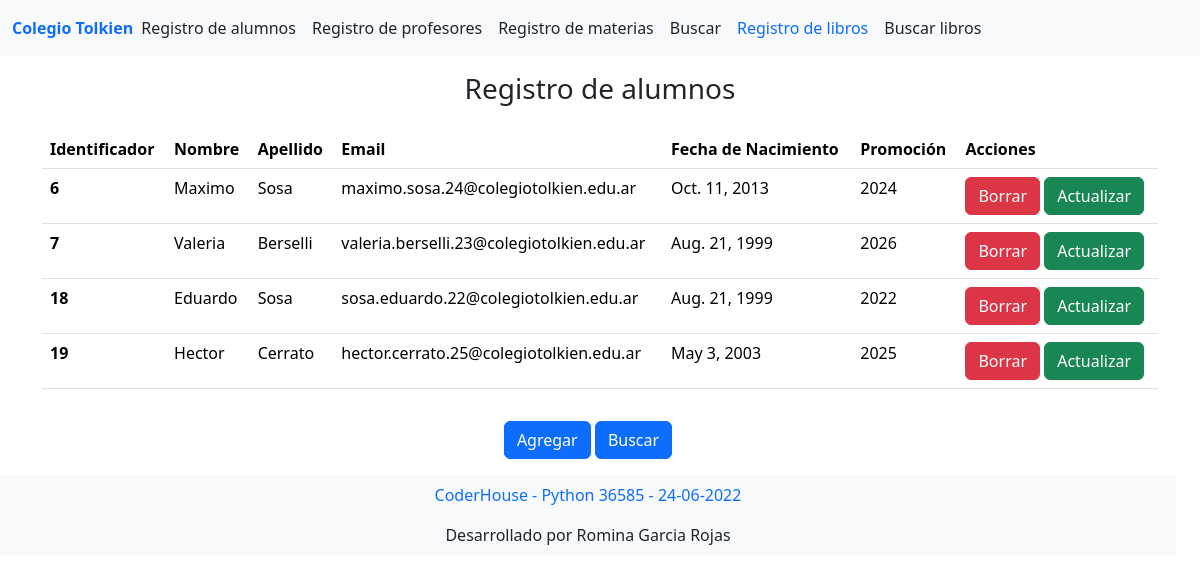
The page /registroa/ on the database as committed earlier.
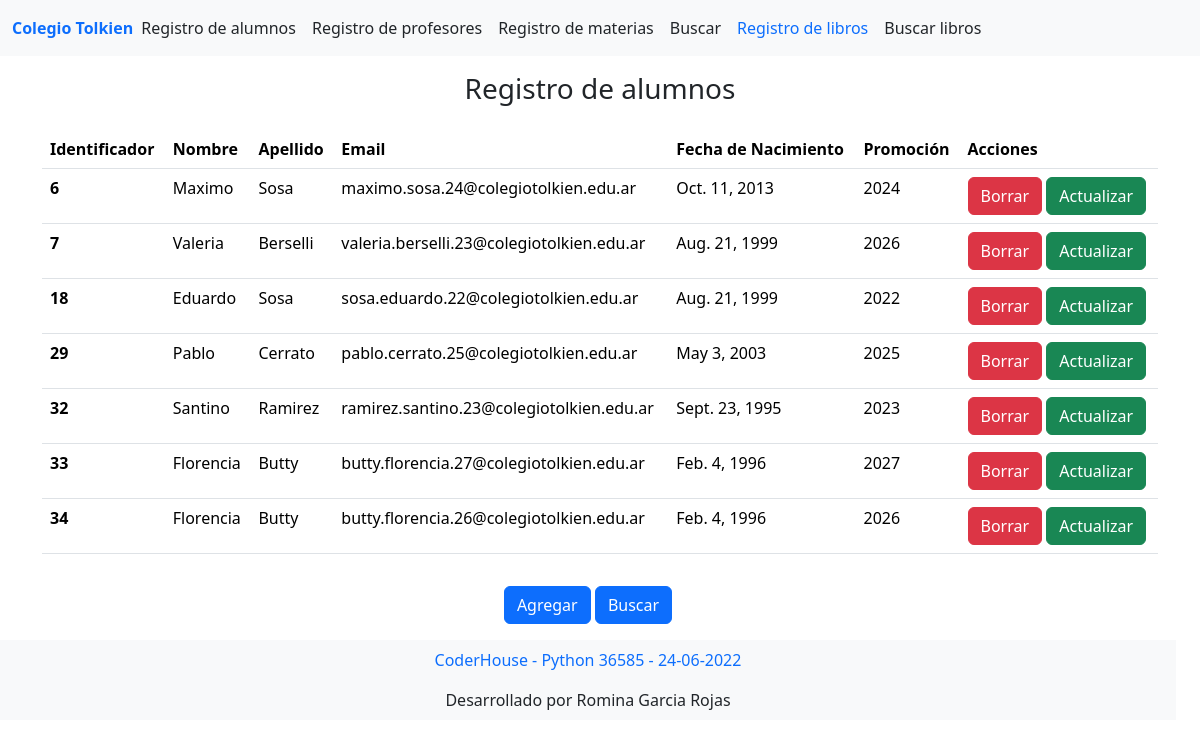
The same page on the database as committed later.
### alumnos/models.py (models this page shows)
class Persona(models.Model):
    nombre = models.CharField(max_length=100)
    apellido = models.CharField(max_length=100)
    email = models.CharField(max_length=100)
    fecha_nacimiento = models.DateField()
    promocion = models.IntegerField()

### alumnos/views.py (the view)
# urls.py: path('registroa/', views.registroa, name="registroa"),
def registroa(request):
    personas = Persona.objects.all()
    template = loader.get_template('alumnos/lista_alumnos.html')
    context = {
        'personas': personas,
    }
    return HttpResponse(template.render(context, request))

### alumnos/templates/alumnos/lista_alumnos.html (shortened to what this page needs)
{% extends "alumnos/index.html" %}
{% load bootstrap5 %}
{% block cuerpo %}
<main>
  <h1 class="fs-3 text text-center text-dark pt-3">Registro de alumnos</h1>
</main>
<div class="container py-3">
    <div class="row">
      <div class="col">
          {% if personas %}
          <table class="table">
              <thead>
                  <th scope="col">Identificador</th>
                  <th scope="col">Nombre</th>
                  <th scope="col">Apellido</th>
                  <th scope="col">Email</th>
                  <th scope="col">Fecha de Nacimiento</th>
                  <th scope="col">Promoción</th>
                  <th scope="col">Acciones</th>
              </thead>
              {% for p in personas %}
              <tbody>
                  <tr>
                      <th scope="row">{{p.id}} </th>
                      <td> {{p.nombre}} </td>
                      <td> {{p.apellido}} </td>
                      <td> {{p.email}} </td>
                      <td class> {{p.fecha_nacimiento}} </td>
                      <td> {{p.promocion}}</td>
                      <td>
                        {% url 'borrar' identificador=p.id as borrar_url %}
                        {% url 'actualizar' identificador=p.id as actualizar_url %}
                        {% bootstrap_button "Borrar" size="sm" button_class="btn-danger" button_type="link" href=borrar_url %}
                        {% bootstrap_button "Actualizar" size="sm" button_class="btn-success" button_type="link" href=actualizar_url %}
                      </td>
                  </tr>
              </tbody>
              {% endfor %}
          </table>
          {% else %}
              <p>No tienes alumnos, docentes ni directivos cargados</p>
          {% endif %}
      </div>
    </div>
  </div>
  <div class="row text-center w-100">
      <div class="col pb-3">
        {% url 'agregar' as agregar_url %}
        {% url 'buscar' as buscar_url %}
        {% bootstrap_button "Agregar" button_class="btn-primary" button_type="link" href=agregar_url %}
        {% bootstrap_button "Buscar" button_class="btn-primary" button_type="link" href=buscar_url %}
      <div>
    <div>
<div class="py-3">
  {% endblock %}

Rows that differ between the two databases and show on the page:
removed Persona: id "19", nombre "Hector", apellido "Cerrato", email "hector.cerrato.25@colegiotolkien.edu.ar", fecha_nacimiento "May 3, 2003", promocion "2025", bootstrap_button "Borrar", bootstrap_button "Actualizar"
added Persona: id "29", nombre "Pablo", apellido "Cerrato", email "pablo.cerrato.25@colegiotolkien.edu.ar", fecha_nacimiento "May 3, 2003", promocion "2025", bootstrap_button "Borrar", bootstrap_button "Actualizar"
added Persona: id "32", nombre "Santino", apellido "Ramirez", email "ramirez.santino.23@colegiotolkien.edu.ar", fecha_nacimiento "Sept. 23, 1995", promocion "2023", bootstrap_button "Borrar", bootstrap_button "Actualizar"
added Persona: id "33", nombre "Florencia", apellido "Butty", email "butty.florencia.27@colegiotolkien.edu.ar", fecha_nacimiento "Feb. 4, 1996", promocion "2027", bootstrap_button "Borrar", bootstrap_button "Actualizar"
added Persona: id "34", nombre "Florencia", apellido "Butty", email "butty.florencia.26@colegiotolkien.edu.ar", fecha_nacimiento "Feb. 4, 1996", promocion "2026", bootstrap_button "Borrar", bootstrap_button "Actualizar"
